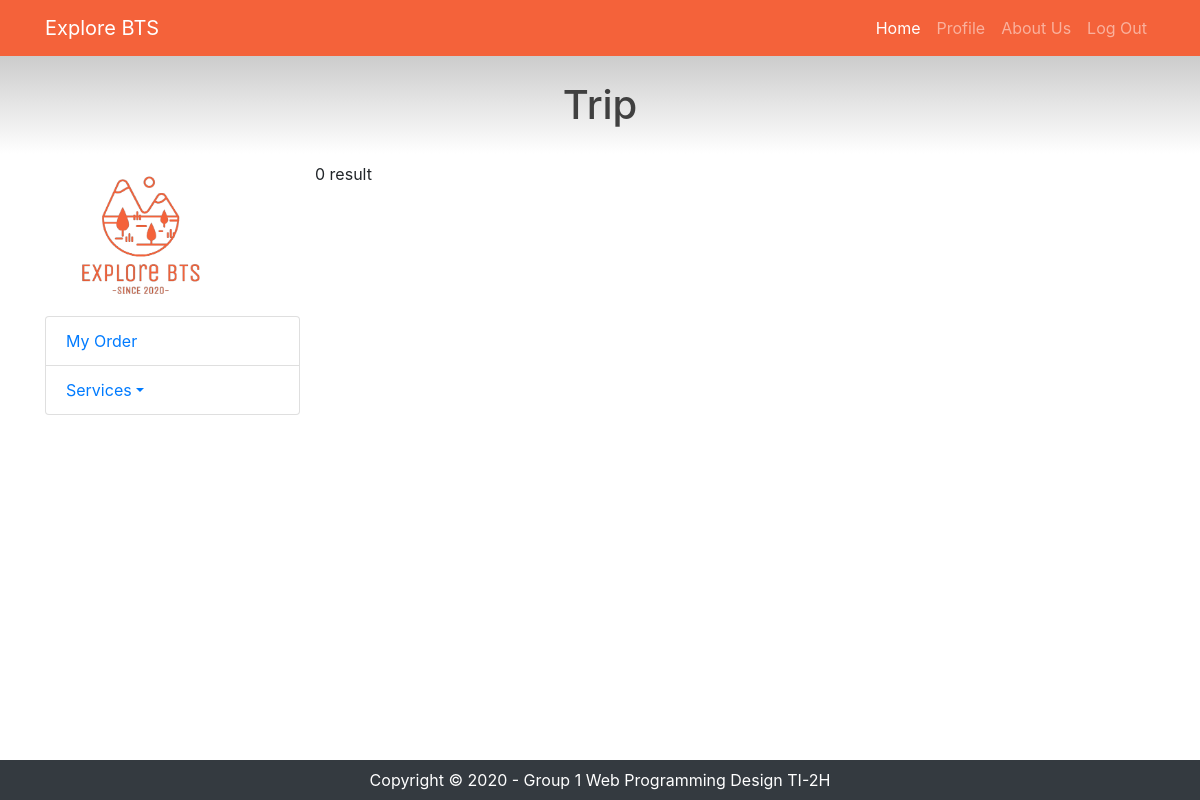
Before: /listTrip.php with the older database file.
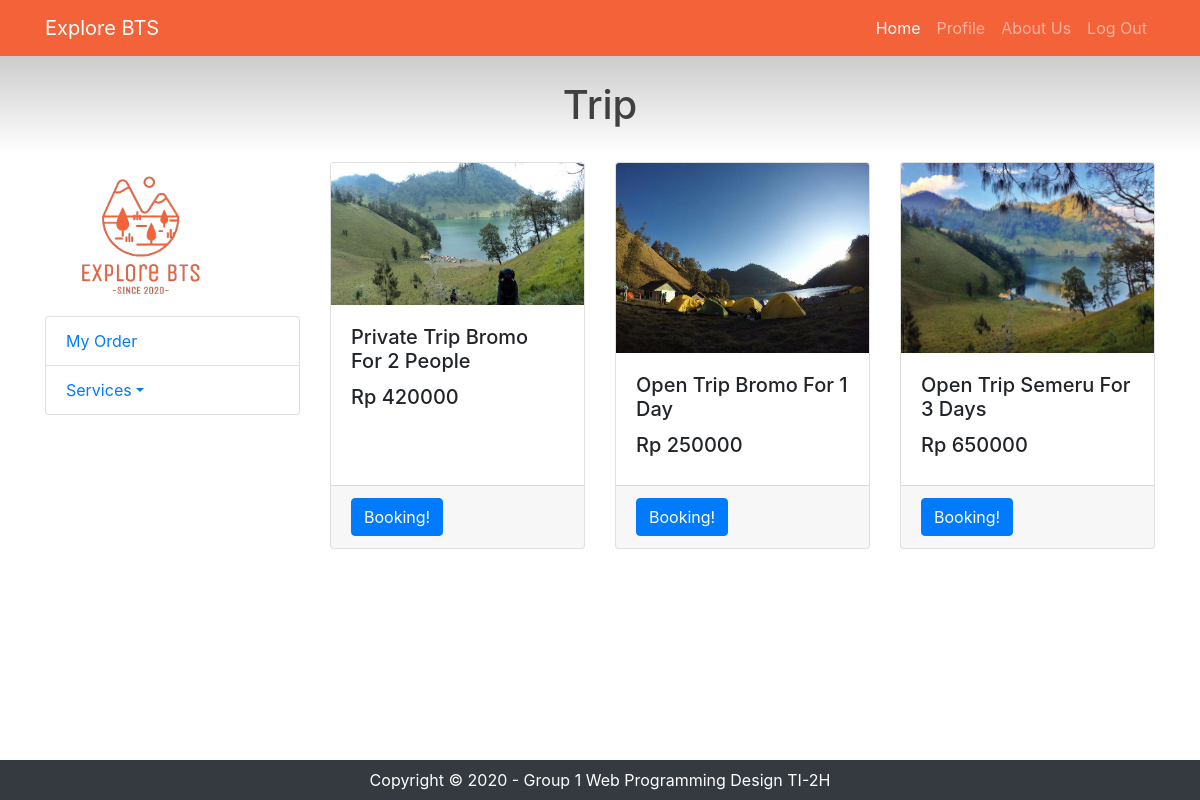
After: the same page with the newer database file.
### tables this page shows
CREATE TABLE `products` (
  `product_id` int(11) NOT NULL,
  `product_name` varchar(100) NOT NULL,
  `product_pict` varchar(255) NOT NULL,
  `category_code` char(4) NOT NULL,
  `unit_price` int(11) NOT NULL,
  `product_stock` int(11) NOT NULL,
  `vendor_id` int(11) NOT NULL,
  `product_desc` varchar(255) NOT NULL
);

### listTrip.php (the view, shortened to what this page needs)
<!DOCTYPE html>
<html lang="en">
<head>
  <link href="vendor/bootstrap/css/bootstrap.min.css" rel="stylesheet">
  <link href="vendor/bootstrap/css/bootstrap.min.css" rel="stylesheet">
  <link href="css/shop-homepage.css" rel="stylesheet">
</head>
<body>
  <?php
  include 'components/navbarUser.php';
  ?>
  <h1>Trip</h1>
  <div class="container">
    <div class="row">
      <div class="col-lg-3">
        <img src="assets/logo-bts.png" width="75%">
        <div class="list-group">
          <a href="myOrder.php" class="list-group-item">My Order</a>
          <div class="list-group-item">
            <a class="dropdown-toggle" href="" data-toggle="dropdown">Services<span class="caret"></span></a>
          </div>
        </div>
      </div>
      <div class="col-lg-9">
        <div class="row">
          <?php
                include "connection.php";
                $query = "SELECT * FROM products WHERE category_code LIKE '%TRIP%'";
                $result = mysqli_query($connect, $query);
                if(mysqli_num_rows($result) > 0){
                while($row = mysqli_fetch_assoc($result)){
            ?>
            <div class="col-lg-4 col-md-6 mb-4">
                <div class="card h-100">
                  <img class="card-img-top" src="uploads/product_pict/<?php echo $row['product_pict'];?>" alt="">
                      <div class="card-body">
                          <h5 class="card-title"><?php echo $row['product_name'];?></h5>
                          <h5>Rp <?php echo $row['unit_price'];?></h5>
                      </div>
                      <div class="card-footer">
                          <a href="booking.php?product_id=<?php echo $row['product_id'];?>"><button type="button" class="btn btn-primary">Booking!</button></a>
                      </div>
                </div>
            </div>
          <?php
                    }
                } else{
                    echo "0 result";
                }
            ?>
        </div>
      </div>
    </div>
  </div>
    <?php
        include 'components/footer.php';
    ?>
</body>
</html>

Changed rows visible on the page:
now on this page (row edited): products: product_pict (picture), product_name "Private Trip Bromo For 2 People", unit_price "420000"
now on this page (row edited): products: product_pict (picture), product_name "Open Trip Bromo For 1 Day", unit_price "250000"
now on this page (row edited): products: product_pict (picture), product_name "Open Trip Semeru For 3 Days", unit_price "650000"
Other visible differences:
text no longer shown: "0 result"
